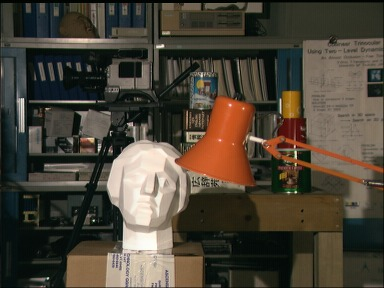
#> input picture imagenes/ImgR.jpeg, 384 x 288 px
$ jupyter execute 2d_to_3d_Renzo.ipynb
#> lines starting #> are read from the running program, lines starting #| are printed output that depends on the picture; after the words box and inside, x2 and y2 are one past the last pixel; in counts of white or black regions, pixels touching at a corner belong together
[cell 1]
#pip install meshlabxml

[cell 2]
#pip install open3d

[cell 3]
#pip install Pillow

[cell 4]
import numpy as np
import cv2 as cv
import os
import glob
import open3d as op3
from tqdm import tqdm
from matplotlib import pyplot as plt

[cell 5]
def smoothing(disparity):
    new_disparity = disparity.copy()
    for i in range(disparity.shape[0]):
        for j in range(disparity.shape[1]):
            new_color=disparity[i][j]
            if new_color<0 :
                counter=0
            while new_color==disparity[i][j]:
                if i+counter>disparity.shape[0] and j+counter>disparity.shape[1]:
                    break
                if i-counter>0:
                    if disparity[i-counter][j]>60:
                        new_color=disparity[i-counter][j]
                        break
                if i+counter<disparity.shape[0]:
                    if disparity[i+counter][j]>60:
                        new_color=disparity[i+counter][j]
                        break
                if j-counter>0:
                    if disparity[i][j-counter]>60:
                        new_color=disparity[i][j-counter]
                        break
                if j+counter<disparity.shape[1]:
                    if disparity[i][j+counter]>60:
                        new_color=disparity[i][j+counter]
                        break
                counter+=1
            new_disparity[i][j]=new_color
    return new_disparity

[cell 6]
img_R = cv.imread('./imagenes/ImgR.jpeg',0)
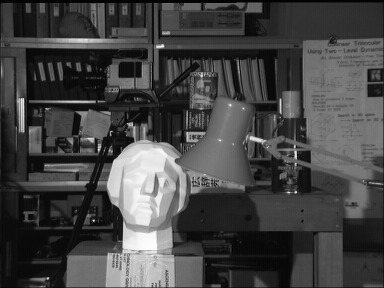
#> img_R: shape (288, 384); min 0, max 255, mean 68.7
img_L = cv.imread('./imagenes/ImgL.jpeg',0)
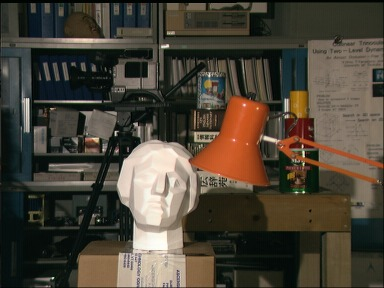
#> input picture imagenes/ImgL.jpeg, 384 x 288 px
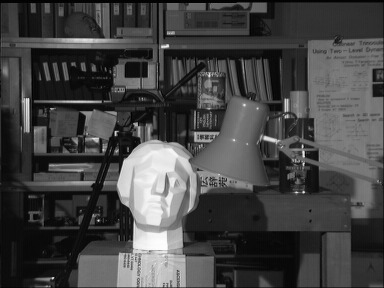
#> img_L: shape (288, 384); min 0, max 255, mean 68.3
stereo = cv.StereoBM_create(numDisparities=16, blockSize=15)
disparity = stereo.compute(img_L,img_R)
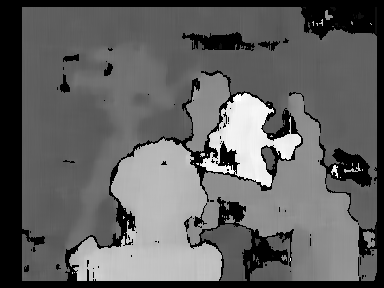
#> disparity: shape (288, 384) int16; min -16, max 240, mean 82; drawn with min black and max white
disparity_ = smoothing(disparity)
#> after the loop in smoothing, `for i in range(disparity.shape[0]):`:
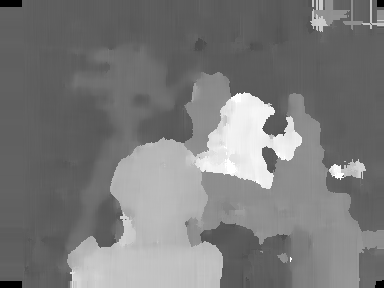
#> new_disparity: shape (288, 384) int16; min -16, max 240, mean 107.5; drawn with min black and max white
plt.imshow(disparity_,'gray')
plt.show()

[cell 7]
plt.imshow(img_R,'gray')
plt.show()

[cell 8]
ret = np.load('./camera_params/ret.npy')
#> (reads camera_params/ret.npy from the repository)
K = np.load('./camera_params/K.npy')
#> (reads camera_params/K.npy from the repository)
dist = np.load('./camera_params/dist.npy')
#> (reads camera_params/dist.npy from the repository)
focal_length = np.load('./camera_params/FocalLength.npy')
#> (reads camera_params/FocalLength.npy from the repository)
h,w = img_L.shape[:2]
#> h = 288; w = 384

[cell 9]
h,w
#> Out = (288, 384)

[cell 10]
focal_length

[cell 11]
dist

[cell 12]
K

# Camara matrix

[cell 13]
def create_output(vertices, colors, filename):
	colors = colors.reshape(-1,3)
	vertices = np.hstack([vertices.reshape(-1,3),colors])

	ply_header = '''ply
		format ascii 1.0
		element vertex %(vert_num)d
		property float x
		property float y
		property float z
		property uchar red
		property uchar green
		property uchar blue
		end_header
		'''
	with open(filename, 'w') as f:
		f.write(ply_header %dict(vert_num=len(vertices)))
		np.savetxt(f,vertices,'%f %f %f %d %d %d')

[cell 14]
h,w = img_L.shape[:2]

Q = np.float32([[1,0,0,0],
                 [0,-1,0,0],
                 [0,0,focal_length*0.05,0],
                 [0,0,0,1]])

points_3D = cv.reprojectImageTo3D(disparity_, Q)
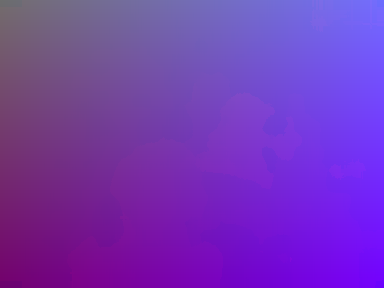
#> points_3D: shape (288, 384, 3) float32; mean of channels 0, 1, 2 191.4, -143.5, 21.4; drawn with min black and max white
img_color = cv.imread('./imagenes/ImgL.jpeg')
#> img_color is the input picture: shape (288, 384, 3); mean B, G, R 55.3, 67.6, 74.7
colors = cv.cvtColor(img_color, cv.COLOR_BGR2RGB)
mask_map = disparity_ > disparity_.min()
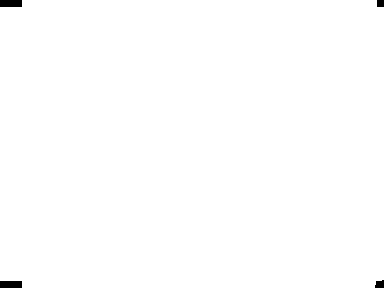
#> mask_map: shape (288, 384) bool; 99.6% white; 4 black regions, box (x1, y1, x2, y2) and area: (0, 0, 22, 7) 154, (0, 281, 22, 288) 154, (375, 280, 384, 288) 61, (377, 0, 384, 7) 49
output_points = points_3D[mask_map]
output_colors = colors[mask_map]
output_file = 'remaster.ply'
create_output(output_points, output_colors, output_file)
